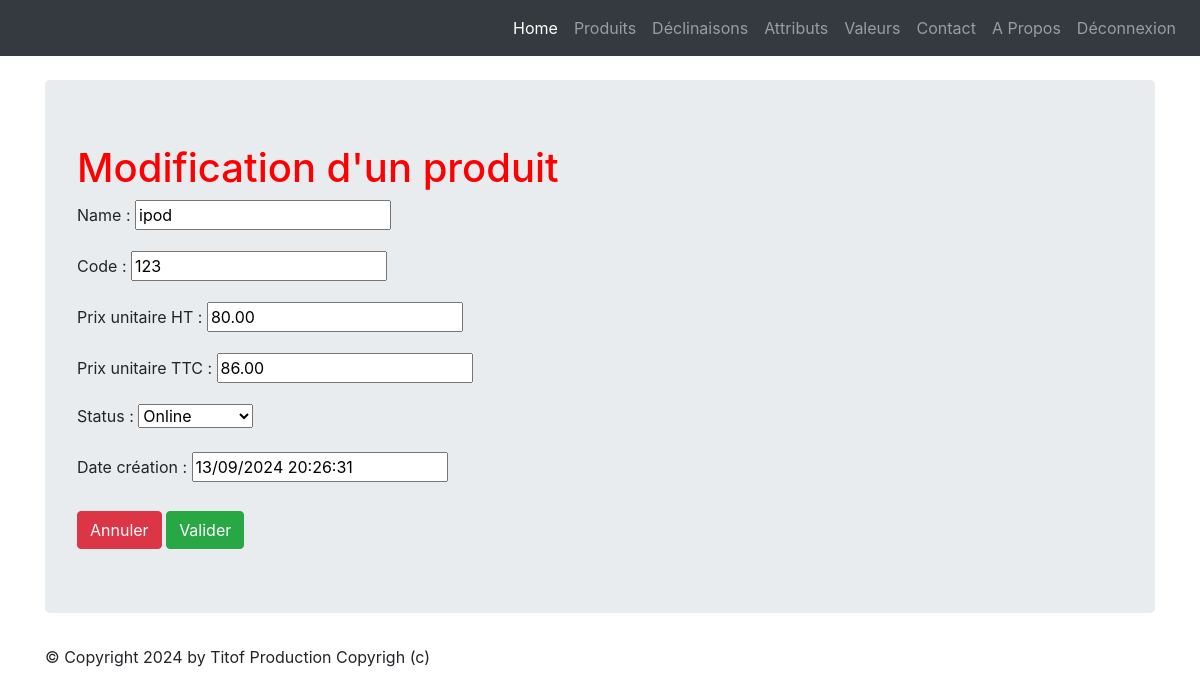
The page /monapp/product/1/update/ (signed in) on the database its author committed.
### monapp/models.py (models this page shows, shortened)
class Product(models.Model):
    class Meta:
        verbose_name = "Produit"
    name          = models.CharField(max_length=100)
    code          = models.CharField(max_length=10, null=True, blank=True, unique=True)
    price_ht      = models.DecimalField(max_digits=8, decimal_places=2,  null=True, blank=True, verbose_name="Prix unitaire HT")
    price_ttc     = models.DecimalField(max_digits=8, decimal_places=2,  null=True, blank=True, verbose_name="Prix unitaire TTC")
    status        = models.SmallIntegerField(choices=PRODUCT_STATUS, default=0)
    date_creation =  models.DateTimeField(blank=True, verbose_name="Date création")

### monapp/views.py (the view, shortened to what this page needs)
# urls.py: path("product/<pk>/update/",views.ProductUpdateView.as_view(), name="product-update"),
@method_decorator(login_required, name='dispatch')
class ProductUpdateView(UpdateView):
    model = Product
    form_class=ProductForm
    template_name = "monapp/update_product.html"

### monapp/forms.py
class ProductForm(forms.ModelForm):
   class Meta:
     model = Product
     fields = '__all__'

### templates/monapp/update_product.html (shortened to what this page needs)
{% extends 'monapp/base.html' %}
{% block contenu %}
    <h1> Modification d'un produit </h1>
    <form action="" method="post" >
    {{ form.as_p }}
    <button type="cancel" class="btn btn-danger mt-2">Annuler</button>
    <button type="submit" class="btn btn-success mt-2">Valider</button>
    </form>
{% endblock %}

### static/styles.css (style rules this page uses)
h1 { color: red ; }

### rows shown on the page
Product: name "ipod", code "123", price_ht "80.00", price_ttc "86.00", status "Online", date_creation "13/09/2024 20:26:31"
